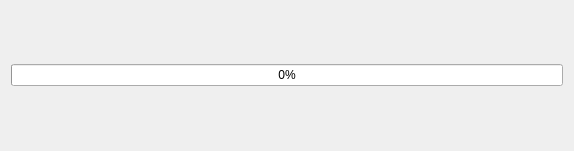
<?xml version="1.0" encoding="UTF-8"?>
<ui version="4.0">
 <class>LoadingDialog</class>
 <widget class="QDialog" name="LoadingDialog">
  <property name="geometry">
   <rect>
    <x>0</x>
    <y>0</y>
    <width>574</width>
    <height>151</height>
   </rect>
  </property>
  <property name="windowTitle">
   <string>Dialog</string>
  </property>
  <layout class="QVBoxLayout" name="verticalLayout">
   <item>
    <widget class="QProgressBar" name="mainPrgss">
     <property name="value">
      <number>0</number>
     </property>
    </widget>
   </item>
   <item>
    <layout class="QHBoxLayout" name="horizontalLayout"/>
   </item>
  </layout>
 </widget>
 <resources/>
 <connections/>
</ui>
